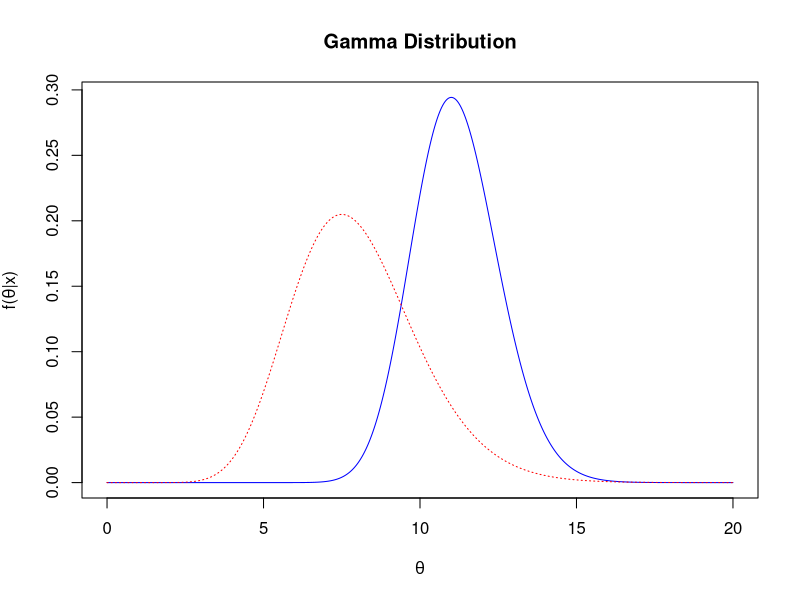
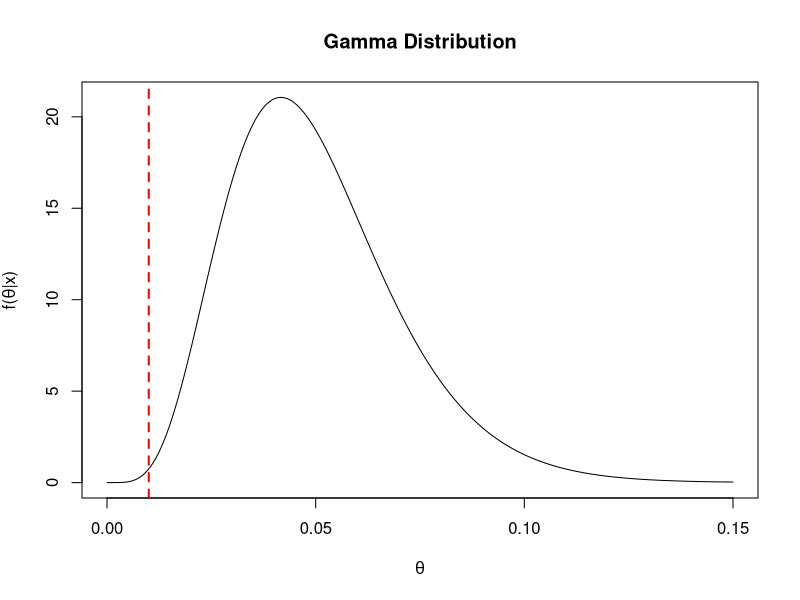

R code for these plots, in order:
## ---- chunk 1
#| label: fig-poisson-plot
# Generate x-values
x <- seq(0, 20, length.out = 1000)

# posterior parameters
shape <- 67.
scale <- 6.
# Generate y-values for posterior using dgamma
y_post <- dgamma(x, shape, scale)
# prior parameters
shape <- 16.
scale <- 2
# Generate y-values for prior using dgamma
y_prior <- dgamma(x, shape, scale)

# Plot the distribution

plot(x, y_post, type = "l", xlab = expression(theta), ylab = expression(paste("f(",theta,"|", x,")")),  main = "Gamma Distribution", xlim = c(0, 20),lty=1,col='blue')
lines(x, y_prior, lty=3,col='red')
legend(1,20,legend=c("prior","posterior"), col=c("blue","red"), lty=c(1,3), ncol=1)
## ---- chunk 2
#| label: C1-L08-Ex1-2
# Set parameters
shape <- 8+59
rate <- 1+5


# Calculate 90% equal-tailed credible interval
lower <- qgamma(0.05, shape = shape, rate = rate)
upper <- qgamma(0.95, shape = shape, rate = rate)

# Print interval
cat("90 percent equal-tailed credible interval: [", round(lower, 2), ", ", round(upper, 2), "]\n")

## ---- chunk 3
#| label: fig-poisson-process-plot
#| fig-cap: "Posterior distribution for the calling rate $\theta$  of a group of customers, with a vertical dashed line at the average calling rate of 0.01 calls per customer per day."

# Set parameters
shape <- 6.0004
scale <- 120.04

# Generate x-values
x <- seq(0, 0.15, length.out = 1000)

# Generate y-values using dgamma
y <- dgamma(x, shape, scale)
# Plot the distribution

plot(x, y, type = "l", 
  xlab = expression(theta),   #<1>          
  ylab = expression(paste("f(",theta,"|", x,")")),  #<2>
  main = "Gamma Distribution", 
  xlim = c(0, 0.15))

# Add a vertical dashed line for the average calling rate
abline(v = 0.01, lty = 2, col = "red", lwd = 2)
